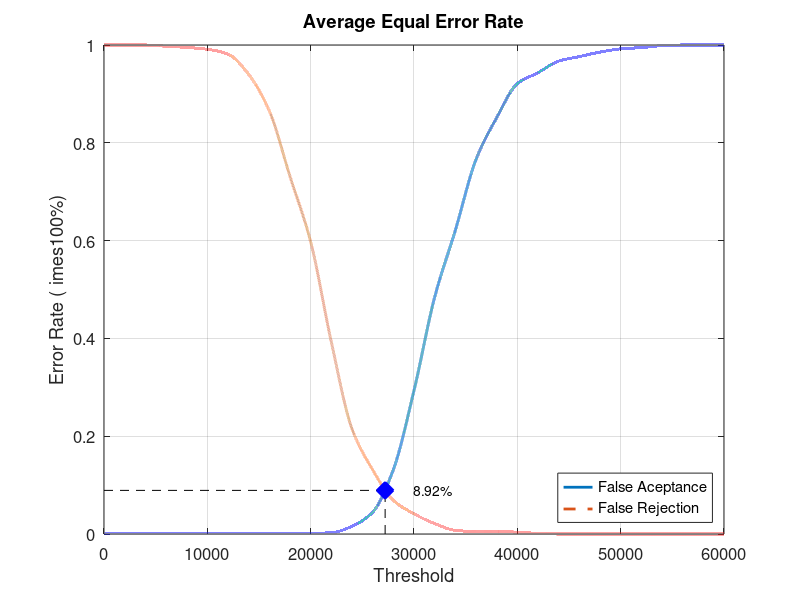
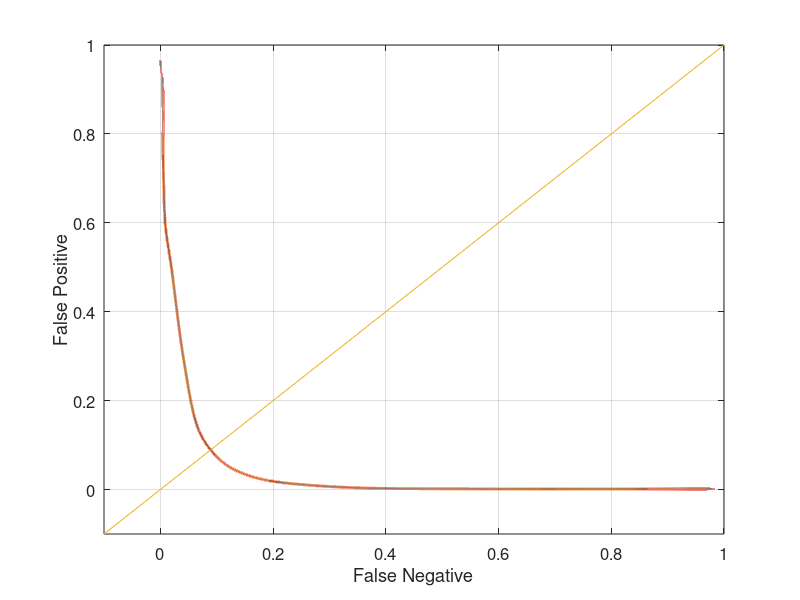

Recreate these plots in MATLAB, in order.
close all;
clear;
clc;
x = 0:2000:60000;
xq = 0:0.5:60000;

y0 = [0 0.00131579 0.00131579 0.00131579 0.00131579 0.00131579 0.00131579 0.00131579 0.00131579 0.00131579 0.00131579 0.00263158 0.0157895 0.0447368 0.131579 0.293421 0.484211 0.621053 0.765789 0.851316 0.921053 0.943421 0.967105 0.976316 0.985526 0.992105 0.994737 0.998684 1 1 1]
yy0 = interp1(x, y0, xq, 'pchip');
y1 = [1 1 1 0.9975 0.995 0.99125 0.98125 0.94 0.865 0.73125 0.5975 0.3925 0.215 0.13125 0.06875 0.04125 0.02125 0.0075 0.005 0.005 0.00375 0.00125 0 0 0 0 0 0 0 0 0]
yy1 = interp1(x, y1, xq, 'pchip');

% Calculating EER: 
y2 = abs(y0 - y1);
find(y2 == min(y2))
yy2 = abs(yy0 - yy1);
xEER = find(yy2 == min(yy2));
xEERIndex = xq(xEER) % X-axis EER
yEER = yy0(xEER) % Y-axis EER

main = figure
plot(xq, yy0,'-','LineWidth', 2);	hold on
plot(xq, yy1,'--','LineWidth', 2);	hold on
plot([xEERIndex xEERIndex], [0 yEER], 'k--');	hold on
plot([0 xEERIndex], [yEER yEER], 'k--');	hold on
plot(xEERIndex, yEER, 'bx', 'LineWidth', 10);	hold on
text(xEERIndex + 10 * xEERIndex / 100, yEER, [num2str(round((10000 * yEER)) / 100) '%'])
legend('False Aceptance', 'False Rejection', 'Location', 'SouthEast')
xlabel('Threshold')
ylabel('Error Rate (	imes100%)')
title('Average Equal Error Rate')
set(gca, 'FontSize', 12)
axis([0 60000 0 1])
grid on

print(main, 'Experiment3AverageMain', '-dpng');
FNRxFPR = figure('Color', [1 1 1]);
plot(yy1, yy0, '-', yy1, yy0, 'LineWidth', 2);
hold on
y = -0.1:0.1:1
plot(y, y); 
set(gca, 'FontSize', 12)
xlabel('False Negative')
ylabel('False Positive')
axis([-0.1 1 -0.1 1])
set(gca, 'FontSize', 12)
grid on

print(FNRxFPR, 'Experiment3AverageFNRxFPR','-dpng');
